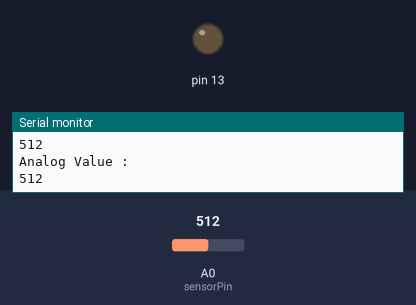
The sketch below on a simulated Arduino Uno, built with avr-gcc and run on an emulated ATmega328P. Shown: output pins drawn as LEDs (lit = HIGH), the last lines printed to the serial monitor. Inputs (shaded band) come from the test bench; at power-on: A0 (sensorPin) = 512.

Above: at 1.8 s.
1.9 s: A0 (sensorPin) set to 316
3.4 s: A0 (sensorPin) set to 287
At 5.0 s:
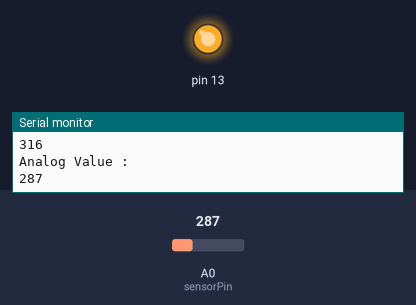
5.5 s: A0 (sensorPin) set to 306
At 6.6 s:
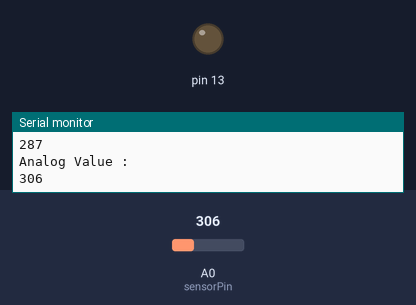
7.5 s: A0 (sensorPin) set to 290
At 9.3 s:
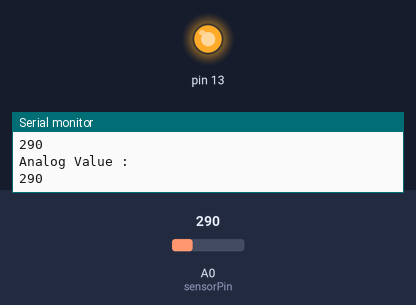
Timing chart, 0 to 10.5 s (numbered marks = the images above; inputs shaded):
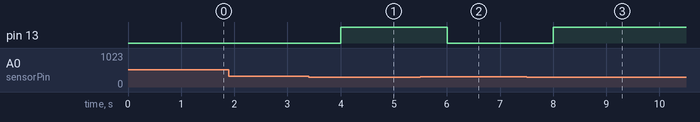

Measured:
- the behaviour switches between 300 and 299 on A0 (sensorPin) (found by bisection; images 0 and 1)
- after the input at 3.4 s, pin 13: LOW → HIGH after 0.60 s
- after the input at 5.5 s, pin 13: HIGH → LOW after 0.50 s
- after the input at 7.5 s, pin 13: LOW → HIGH after 0.50 s

The sketch:

moisture.ino
```cpp
int sensorPin = A0;
int sensorValue;
int limit = 300;

void setup() {
	Serial.begin(9600);
	pinMode(13, OUTPUT);
}

void loop() {
	sensorValue = analogRead(sensorPin);
	Serial.println("Analog Value : ");
	Serial.println(sensorValue);

	if (sensorValue<limit) {
		digitalWrite(13, HIGH);
	} else {
		digitalWrite(13, LOW);
	}

	delay(1000);
}
```
